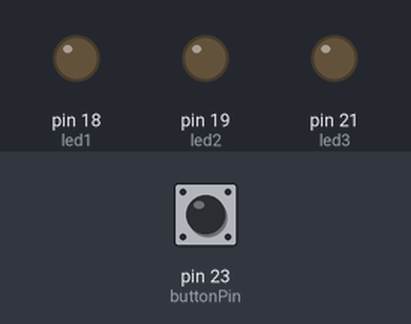
Bench run of a sketch on a simulated Arduino Mega 2560, built with avr-gcc and run on an emulated ATmega2560. Parts: output pins drawn as LEDs (lit = HIGH). The test bench sets the inputs (shaded band); at power-on: pin 23 (buttonPin) HIGH.

Above: at 1.2 s.
1.3 s: pin 23 (buttonPin) pulled LOW for 0.15 s
At 2.0 s:
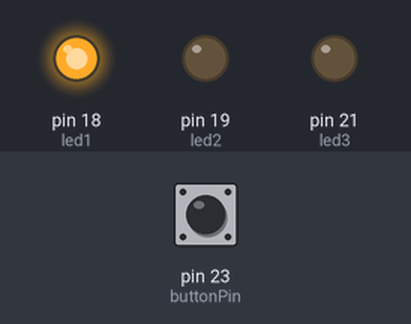
2.9 s: pin 23 (buttonPin) pulled LOW for 1 s
At 3.2 s:
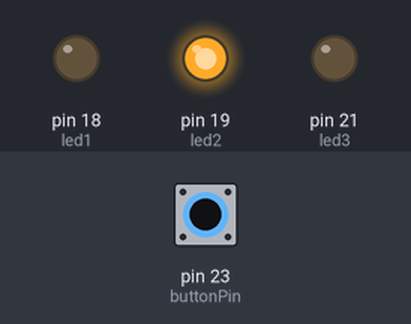
5.4 s: pin 23 (buttonPin) pulled LOW for 0.15 s
At 6.3 s:
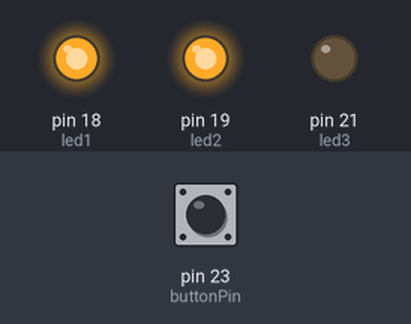
7.0 s: pin 23 (buttonPin) pulled LOW for 3.2 s
At 7.5 s:
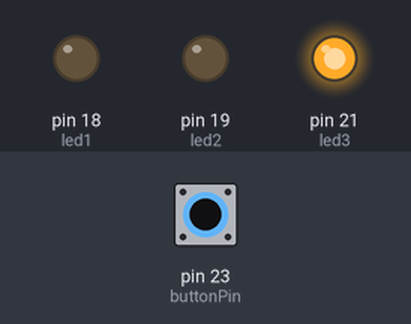
11.7 s: pin 23 (buttonPin) pulled LOW for 0.15 s
At 12.3 s:
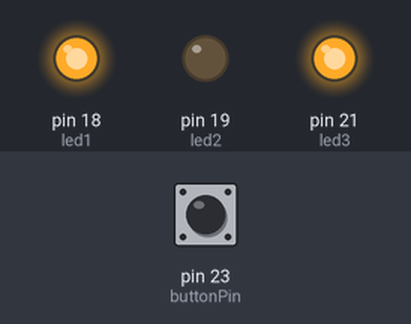
13.3 s: pin 23 (buttonPin) pulled LOW for 1 s
At 14.7 s:
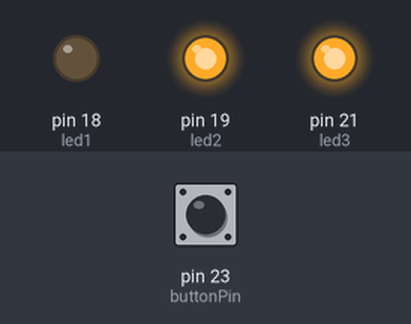
Timing chart, 0 to 16.3 s (numbered marks = the images above; inputs shaded):
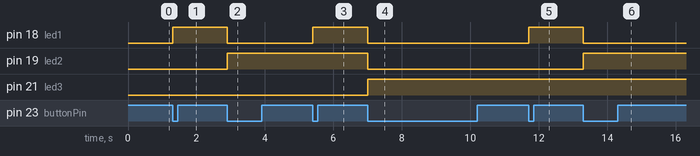

The sketch:

ESPAndNanoBinaryCounter.ino
```cpp
#include <Arduino.h>

const int led1 = 18;
const int led2 = 19;
const int led3 = 21;
const int buttonPin = 23;

int counter = 0;
bool lastButtonState = HIGH;

void showNumber(int value) {
  int led1State, led2State, led3State;

  // Dela upp talet i de tre delarna
  led1State = value % 2;
  led2State = (value / 2) % 2;
  led3State = (value / 4) % 2;

  // Skriv ut till lysdioderna (om ledXstate är sann, tänd LED)
  digitalWrite(led1, led1State ? HIGH : LOW);
  digitalWrite(led2, led2State ? HIGH : LOW);
  digitalWrite(led3, led3State ? HIGH : LOW);
}

void setup() {
  pinMode(led1, OUTPUT);
  pinMode(led2, OUTPUT);
  pinMode(led3, OUTPUT);
  pinMode(buttonPin, INPUT_PULLUP);
}

void loop() {
  bool currentButtonState = digitalRead(buttonPin);

  // Kolla om knappen precis tryckts ner
  if (lastButtonState == HIGH && currentButtonState == LOW) {
    counter++;
    if (counter > 7)
      counter = 0;
    showNumber(counter); //Uppdatera LED
    delay(200); //Debounce
    }
  lastButtonState = currentButtonState;
}
```

Measured:
- after the input at 1.3 s, pin 18 (led1): LOW → HIGH at once
- after the input at 2.9 s, pin 18 (led1): HIGH → LOW at once; pin 19 (led2): LOW → HIGH at once
- after the input at 5.4 s, pin 18 (led1): LOW → HIGH at once
- after the input at 7.0 s, pin 18 (led1), pin 19 (led2): HIGH → LOW at once; pin 21 (led3): LOW → HIGH at once
- after the input at 11.7 s, pin 18 (led1): LOW → HIGH at once
- after the input at 13.3 s, pin 18 (led1): HIGH → LOW at once; pin 19 (led2): LOW → HIGH at once
